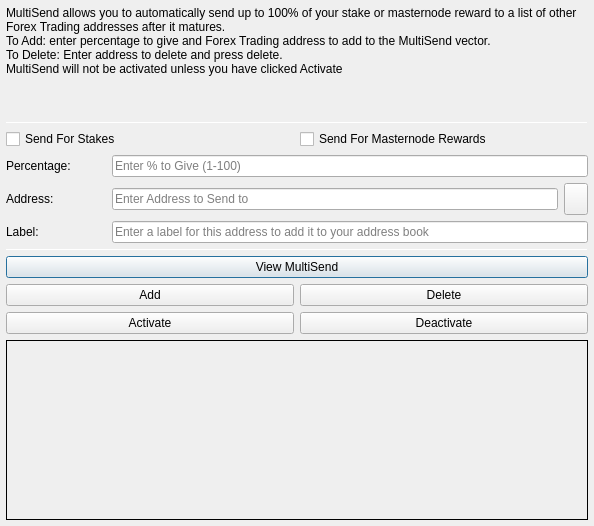
<?xml version="1.0" encoding="UTF-8"?>
<ui version="4.0">
 <class>MultiSendDialog</class>
 <widget class="QDialog" name="MultiSendDialog">
  <property name="windowModality">
   <enum>Qt::NonModal</enum>
  </property>
  <property name="geometry">
   <rect>
    <x>0</x>
    <y>0</y>
    <width>594</width>
    <height>526</height>
   </rect>
  </property>
  <property name="windowTitle">
   <string>MultiSend</string>
  </property>
  <layout class="QVBoxLayout" name="verticalLayout" stretch="0">
   <property name="leftMargin">
    <number>6</number>
   </property>
   <property name="topMargin">
    <number>6</number>
   </property>
   <property name="rightMargin">
    <number>6</number>
   </property>
   <property name="bottomMargin">
    <number>6</number>
   </property>
   <item>
    <layout class="QVBoxLayout" name="verticalLayout_Main" stretch="1,1,1,0,1,1,1">
     <item>
      <widget class="QLabel" name="label_2">
       <property name="lineWidth">
        <number>1</number>
       </property>
       <property name="text">
        <string>MultiSend allows you to automatically send up to 100% of your stake or masternode reward to a list of other Forex Trading addresses after it matures.
To Add: enter percentage to give and Forex Trading address to add to the MultiSend vector.
To Delete: Enter address to delete and press delete.
MultiSend will not be activated unless you have clicked Activate</string>
       </property>
       <property name="alignment">
        <set>Qt::AlignLeading|Qt::AlignLeft|Qt::AlignTop</set>
       </property>
       <property name="wordWrap">
        <bool>true</bool>
       </property>
      </widget>
     </item>
     <item>
      <widget class="Line" name="line">
       <property name="minimumSize">
        <size>
         <width>0</width>
         <height>1</height>
        </size>
       </property>
       <property name="maximumSize">
        <size>
         <width>16777215</width>
         <height>1</height>
        </size>
       </property>
       <property name="orientation">
        <enum>Qt::Horizontal</enum>
       </property>
      </widget>
     </item>
     <item>
      <layout class="QVBoxLayout" name="verticalLayout_Settings">
       <item>
        <layout class="QHBoxLayout" name="horizontalLayout">
         <item>
          <widget class="QCheckBox" name="multiSendStakeCheckBox">
           <property name="text">
            <string>Send For Stakes</string>
           </property>
          </widget>
         </item>
         <item>
          <widget class="QCheckBox" name="multiSendMasternodeCheckBox">
           <property name="text">
            <string>Send For Masternode Rewards</string>
           </property>
          </widget>
         </item>
        </layout>
       </item>
       <item>
        <layout class="QHBoxLayout" name="horizontalLayout_6">
         <item>
          <widget class="QLabel" name="label">
           <property name="minimumSize">
            <size>
             <width>100</width>
             <height>0</height>
            </size>
           </property>
           <property name="toolTip">
            <string>Percentage of stake to send</string>
           </property>
           <property name="text">
            <string>Percentage:</string>
           </property>
          </widget>
         </item>
         <item>
          <widget class="QLineEdit" name="multiSendPercentEdit">
           <property name="toolTip">
            <string>Enter whole numbers 1 - 100</string>
           </property>
           <property name="placeholderText">
            <string>Enter % to Give (1-100)</string>
           </property>
          </widget>
         </item>
        </layout>
       </item>
       <item>
        <layout class="QHBoxLayout" name="horizontalLayout_7">
         <item>
          <widget class="QLabel" name="label_5">
           <property name="minimumSize">
            <size>
             <width>100</width>
             <height>0</height>
            </size>
           </property>
           <property name="toolTip">
            <string>Address to send portion of stake to</string>
           </property>
           <property name="text">
            <string>Address:</string>
           </property>
          </widget>
         </item>
         <item>
          <widget class="QLineEdit" name="multiSendAddressEdit">
           <property name="toolTip">
            <string/>
           </property>
           <property name="placeholderText">
            <string>Enter Address to Send to</string>
           </property>
          </widget>
         </item>
         <item>
          <widget class="QToolButton" name="addressBookButton">
           <property name="maximumSize">
            <size>
             <width>16777215</width>
             <height>32</height>
            </size>
           </property>
           <property name="toolTip">
            <string>Choose an address from the address book</string>
           </property>
           <property name="text">
            <string/>
           </property>
           <property name="icon">
            <iconset resource="../forextrading.qrc">
             <normaloff>:/icons/address-book</normaloff>:/icons/address-book</iconset>
           </property>
           <property name="shortcut">
            <string>Alt+A</string>
           </property>
          </widget>
         </item>
        </layout>
       </item>
      </layout>
     </item>
     <item>
      <layout class="QHBoxLayout" name="horizontalLayout_3">
       <item>
        <widget class="QLabel" name="label_3">
         <property name="minimumSize">
          <size>
           <width>100</width>
           <height>0</height>
          </size>
         </property>
         <property name="text">
          <string>Label:</string>
         </property>
        </widget>
       </item>
       <item>
        <widget class="QLineEdit" name="labelAddressLabelEdit">
         <property name="placeholderText">
          <string>Enter a label for this address to add it to your address book</string>
         </property>
        </widget>
       </item>
      </layout>
     </item>
     <item>
      <widget class="Line" name="line_2">
       <property name="minimumSize">
        <size>
         <width>0</width>
         <height>1</height>
        </size>
       </property>
       <property name="maximumSize">
        <size>
         <width>16777215</width>
         <height>1</height>
        </size>
       </property>
       <property name="orientation">
        <enum>Qt::Horizontal</enum>
       </property>
      </widget>
     </item>
     <item>
      <layout class="QVBoxLayout" name="verticalLayout_Buttons">
       <item>
        <layout class="QHBoxLayout" name="horizontalLayout_4">
         <item>
          <widget class="QPushButton" name="viewButton">
           <property name="toolTip">
            <string/>
           </property>
           <property name="statusTip">
            <string>View MultiSend Vector</string>
           </property>
           <property name="text">
            <string>View MultiSend</string>
           </property>
          </widget>
         </item>
        </layout>
       </item>
       <item>
        <layout class="QHBoxLayout" name="horizontalLayout_2">
         <item>
          <widget class="QPushButton" name="addButton">
           <property name="toolTip">
            <string/>
           </property>
           <property name="statusTip">
            <string>Add to MultiSend Vector</string>
           </property>
           <property name="text">
            <string>Add</string>
           </property>
          </widget>
         </item>
         <item>
          <widget class="QPushButton" name="deleteButton">
           <property name="toolTip">
            <string/>
           </property>
           <property name="statusTip">
            <string>Delete Address From MultiSend Vector</string>
           </property>
           <property name="text">
            <string>Delete</string>
           </property>
          </widget>
         </item>
        </layout>
       </item>
       <item>
        <layout class="QHBoxLayout" name="horizontalLayout_5">
         <item>
          <widget class="QPushButton" name="activateButton">
           <property name="statusTip">
            <string>Activate MultiSend</string>
           </property>
           <property name="text">
            <string>Activate</string>
           </property>
          </widget>
         </item>
         <item>
          <widget class="QPushButton" name="disableButton">
           <property name="statusTip">
            <string>Deactivate MultiSend</string>
           </property>
           <property name="text">
            <string>Deactivate</string>
           </property>
          </widget>
         </item>
        </layout>
       </item>
      </layout>
     </item>
     <item>
      <widget class="QLabel" name="message">
       <property name="minimumSize">
        <size>
         <width>0</width>
         <height>180</height>
        </size>
       </property>
       <property name="frameShape">
        <enum>QFrame::Panel</enum>
       </property>
       <property name="frameShadow">
        <enum>QFrame::Plain</enum>
       </property>
       <property name="lineWidth">
        <number>1</number>
       </property>
       <property name="midLineWidth">
        <number>1</number>
       </property>
       <property name="text">
        <string/>
       </property>
       <property name="alignment">
        <set>Qt::AlignLeading|Qt::AlignLeft|Qt::AlignTop</set>
       </property>
       <property name="wordWrap">
        <bool>true</bool>
       </property>
      </widget>
     </item>
    </layout>
   </item>
  </layout>
 </widget>
 <resources>
  <include location="../forextrading.qrc"/>
 </resources>
 <connections/>
</ui>
